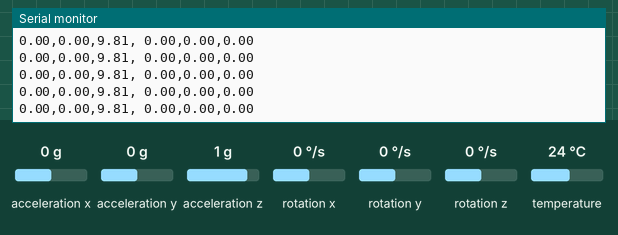
A sketch run on a simulated Arduino Leonardo, built with avr-gcc and run on an emulated ATmega32U4. Parts: the last lines printed to the serial monitor. The test bench sets the inputs (shaded band); at power-on: acceleration x 0 g, acceleration y 0 g, acceleration z 1 g, rotation x 0 °/s, rotation y 0 °/s, rotation z 0 °/s, temperature 24 °C.

Above: at 1.3 s.
1.4 s: acceleration x set to -1.4 g
At 1.48 s:
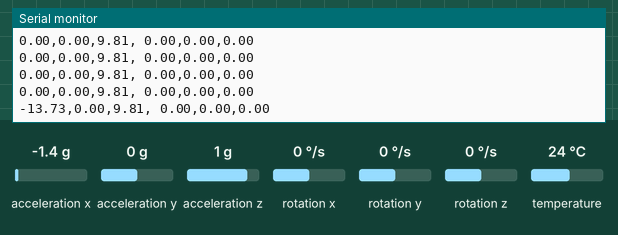
2.9 s: acceleration y set to -1.4 g
At 2.95 s:
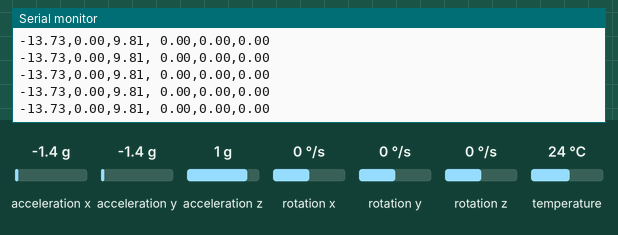
4.4 s: acceleration z set to -1.4 g
At 4.43 s:
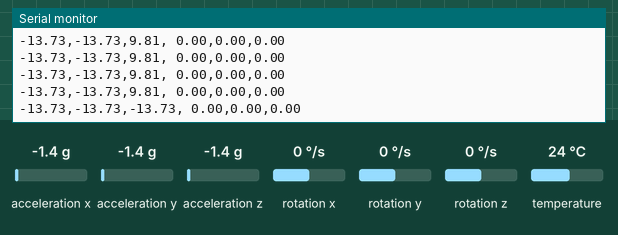
5.9 s: rotation x set to -192 °/s
At 5.9 s:
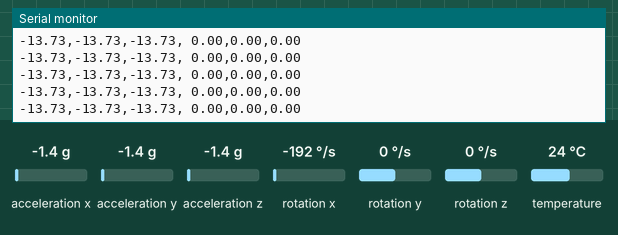
7.4 s: rotation y set to -192 °/s
At 7.48 s:
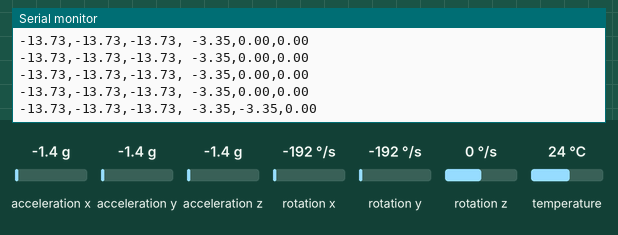
8.9 s: acceleration x set to -0.8 g
At 8.95 s:
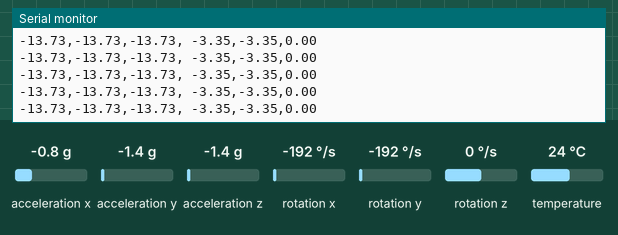
Timing chart, 0 to 11.9 s (numbered marks = the images above; inputs shaded):
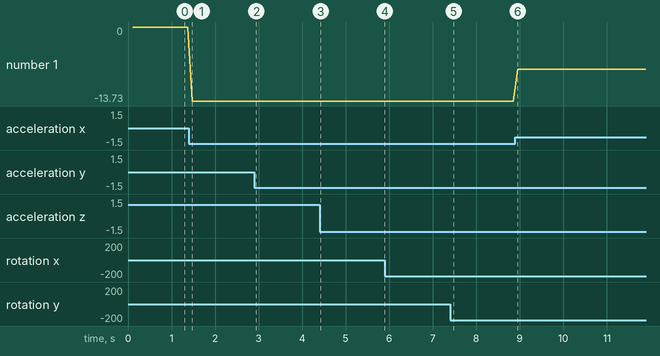

The sketch:

Plotter_MPU.ino
```cpp
#include <Adafruit_MPU6050.h>
#include <Adafruit_Sensor.h>
#include <Wire.h>

Adafruit_MPU6050 mpu;

void setup(void) {
  Serial.begin(115200);
  Serial.print("Acc_x: , Acc_y: , Acc_z: , Gyr_x: , Gyr_y: , Gyr_z: ");
  while (!Serial) {
    delay(10); // will pause Zero, Leonardo, etc until serial console opens
  }

  // Try to initialize!
  if (!mpu.begin()) {
    Serial.println("Failed to find MPU6050 chip");
    while (1) {
      delay(10);
    }
  }

  mpu.setAccelerometerRange(MPU6050_RANGE_16_G);
  mpu.setGyroRange(MPU6050_RANGE_250_DEG);
  mpu.setFilterBandwidth(MPU6050_BAND_21_HZ);
  Serial.println("");
  delay(100);
}

void loop() {

  /* Get new sensor events with the readings */
  sensors_event_t a, g, temp;
  mpu.getEvent(&a, &g, &temp);

  /* Print out the values */
  Serial.print(a.acceleration.x);
  Serial.print(",");
  Serial.print(a.acceleration.y);
  Serial.print(",");
  Serial.print(a.acceleration.z);
  Serial.print(", ");
  Serial.print(g.gyro.x);
  Serial.print(",");
  Serial.print(g.gyro.y);
  Serial.print(",");
  Serial.print(g.gyro.z);
  Serial.println("");

  delay(100);
}
```

Measured:
- after the input at 1.4 s, the serial monitor: prints a new line after 0.08 s (image 1)
- after the input at 4.4 s, the serial monitor: prints a new line at once (image 3)
- after the input at 7.4 s, the serial monitor: prints a new line after 0.08 s (image 5)
- plotted number 1: 0 → -13.73 after the input at 1.4 s, -13.73 → -7.85 after the input at 8.9 s
